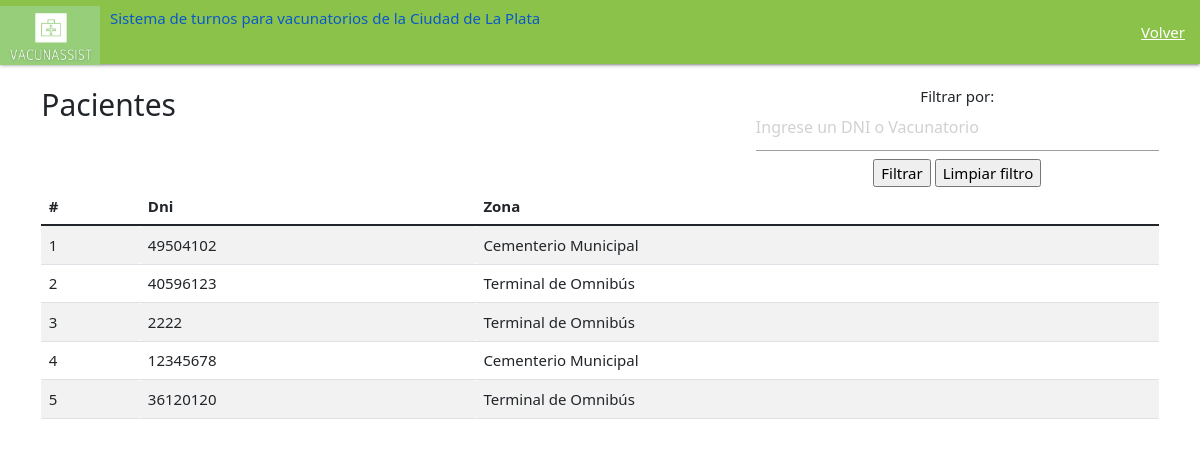
The app's page /lista-de-pacientes/ (signed in) with its own data.
### main/models.py (models this page shows, shortened)
class Paciente(models.Model):
    opciones=((1, 'Si'), (2, 'No'))
    paciente_nombre= models.CharField(max_length=20)
    paciente_apellido= models.CharField(max_length=20)
    paciente_fechaNac= models.DateTimeField("fecha nacimiento")
    paciente_zona= models.CharField(max_length=200)
    paciente_dni= models.CharField(max_length=200)
    paciente_email= models.EmailField(max_length=254)
    vac_Gripe_aplicada=models.SmallIntegerField(choices=opciones,default=2)
    vac_Gripe_turno= models.DateTimeField(null=True)
    vac_Gripe_asistencia=models.SmallIntegerField(choices=opciones,default=2)
    vac_Amarilla_aplicada=models.SmallIntegerField(choices=opciones,default=2)
    vac_Amarilla_turno= models.DateTimeField(null=True)
    vac_Amarilla_asistencia=models.SmallIntegerField(choices=opciones,default=2)
    vac_Covid1_aplicada=models.SmallIntegerField(choices=opciones,default=2)
    vac_Covid2_aplicada=models.SmallIntegerField(choices=opciones,default=2)
    vac_Covid_turno1= models.DateTimeField(null=True)
    vac_Covid_turno2= models.DateTimeField(null=True)
    vac_Covid1era_asistencia=models.SmallIntegerField(choices=opciones,default=2)
    vac_Covid2da_asistencia=models.SmallIntegerField(choices=opciones,default=2)
    codigo= models.PositiveIntegerField(default=0)
    contraseña = models.CharField(max_length=200)

### main/views.py (the view)
# urls.py: path('lista-de-pacientes/', views.lista_pacientes, name= 'lista_pacientes' ),
@login_required(login_url='/login/')
def lista_pacientes(request):
    PacienteList= Paciente.objects.all()
    print("0")
    try:
        if request.POST["filtro"] :
            print(Paciente.objects.filter( paciente_dni =  request.POST["filtro"]).exists())
            print(Paciente.objects.filter( paciente_zona =  request.POST["filtro"]).exists())
            try:
                if Paciente.objects.filter( paciente_dni =  request.POST["filtro"]).exists():
                    print("1")
                    por_dni = {Paciente.objects.get(paciente_dni = request.POST["filtro"])}
                    if len(por_dni) != 0:
                        return render(request,"main/listado-pacientes.html",{"pacientes" :PacienteList, 'por_dni': por_dni, 'valor': 1})
                    else:
                        return render(request,"main/listado-pacientes.html",{"pacientes" :PacienteList, 'por_dni': [], 'valor': 1})
                else:
                    raise
            except :
                try:
                    print(Paciente.objects.filter( paciente_zona =  request.POST["filtro"]).exists())
                    if Paciente.objects.filter( paciente_zona =  request.POST["filtro"]).exists():
                        print("2")
                        por_vacunatorio= Paciente.objects.filter(paciente_zona = request.POST['filtro'])
                        return render(request,"main/listado-pacientes.html",{"pacientes" :PacienteList, 'por_vacunatorio': por_vacunatorio,  'valor': 2})
                    else:
                        return render(request,"main/listado-pacientes.html",{"pacientes" :PacienteList, 'por_vacunatorio': [],  'valor': 2})
                except :
                    return render(request,"main/listado-pacientes.html",{"pacientes" :PacienteList,  'valor': 0})
    except :
        return render(request,"main/listado-pacientes.html",{"pacientes" :PacienteList, 'valor': 0})
    return render(request,"main/listado-pacientes.html",{"pacientes" :PacienteList, 'valor': 0})

### main/templates/main/listado-pacientes.html (shortened to what this page needs)
<!DOCTYPE html>
{% load static %}
<html lang="en" dir="ltr">
  <head>
        <link rel="stylesheet" href="https://cdnjs.cloudflare.com/ajax/libs/materialize/1.0.0/css/materialize.min.css">
        <link type='text/css' href="{% static 'css/estilo.css' %}" rel="stylesheet" />
        <link href="https://cdn.jsdelivr.net/npm/bootstrap@5.1.3/dist/css/bootstrap.min.css" rel="stylesheet">
    <link href="https://cdn.jsdelivr.net/npm/bootstrap@5.1.3/dist/css/bootstrap.min.css" rel="stylesheet">
    <nav>
        <div class="nav-wrapper  light-green">
          <a href="/" class="brand-logo">
            <img src="{% static 'imagenes/Logo_VacunAssist_recortado.png' %}" class="img-fluid" width="100" height="66">
          <div class="right"  style="margin: 9px 0px 0px 10px">
            <h6>Sistema de turnos para vacunatorios de la Ciudad de La Plata</h6>
            </div>
          </a>
          <ul id="nav-mobile" class="right hide-on-med">
            <li><a href="/inicio_admin/">Volver</a></li>
          </ul>
        </div>
      </nav>
      <body>
        <div class="center">
        <div class="container py-4">
          <div class="row">
            <div class="col-md-12">
                <div class="right">
                  <form method="POST">
                    <h6 style="margin: 0" for="filtrar">Filtrar por:</h6>
                    <input list="lista" name="filtro" id="filtro" placeholder="Ingrese un DNI o Vacunatorio" >
                    <input type="submit" value="Filtrar" id="filter" name="filter" >
                    <a href='lista-de-pacientes/'>
                    <input type="submit" id="limpiar" name="limpiar" value="Limpiar filtro" ></a>
                  </form>
                </div>
            <div class="left">
              <h2>Pacientes</h2>
                </div>
            </div>
<div class="table-responsive">
    <table class="table table-striped">
      <thead>
        <tr>
          <th style="text-align: left">#</th>
          <th style="text-align: left">Dni</th>
          <th style="text-align: left"> Zona </th>
      </thead>
      <tbody>
        {% if valor == 0 %}
        {% for c in pacientes %}
        <tr>
          <td>{{forloop.counter}}</td>
          <td>{{c.paciente_dni}}</td>
          <td> {{c.paciente_zona}}</td>
        </tr>
        {% endfor%}
        {% endif %}
      </tbody>
    </table>
    </body>

### records on screen
Paciente: paciente_dni "49504102", paciente_zona "Cementerio Municipal"
Paciente: paciente_dni "40596123", paciente_zona "Terminal de Omnibús"
Paciente: paciente_dni "2222", paciente_zona "Terminal de Omnibús"
Paciente: paciente_dni "12345678", paciente_zona "Cementerio Municipal"
Paciente: paciente_dni "36120120", paciente_zona "Terminal de Omnibús"
